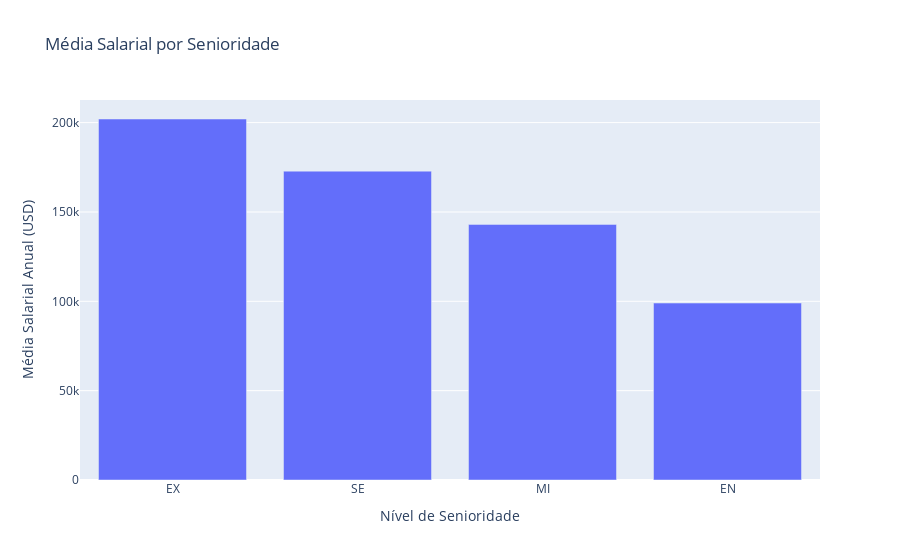

Write notebook code for a chart like this one.
### Code cell
# prompt: Crie um gráfico de média salarial por senioridade em barras usando o plotly

senioridade_media_salario = df_limpo.groupby('experience_level')['salary_in_usd'].mean().sort_values(ascending=False).reset_index()

fig = px.bar(senioridade_media_salario,
             x='experience_level',
             y='salary_in_usd',
             title='Média Salarial por Senioridade',
             labels={'experience_level': 'Nível de Senioridade', 'salary_in_usd': 'Média Salarial Anual (USD)'})

fig.show()

### Figure 1 — Plotly figure (JSON) as saved in the notebook; plotly's stock layout.template omitted (floating-point values rounded to 4 significant figures)
{"data": [{"alignmentgroup": "True", "hovertemplate": "Nível de Senioridade=%{x}<br>Média Salarial Anual (USD)=%{y}<extra></extra>", "legendgroup": "", "marker": {"color": "#636efa", "pattern": {"shape": ""}}, "name": "", "offsetgroup": "", "orientation": "v", "showlegend": false, "textposition": "auto", "type": "bar", "x": ["EX", "SE", "MI", "EN"], "xaxis": "x", "y": [202000.0, 172900.0, 143000.0, 99030.0], "yaxis": "y"}], "layout": {"barmode": "relative", "legend": {"tracegroupgap": 0}, "title": {"text": "Média Salarial por Senioridade"}, "xaxis": {"anchor": "y", "domain": [0, 1], "title": {"text": "Nível de Senioridade"}}, "yaxis": {"anchor": "x", "domain": [0, 1], "title": {"text": "Média Salarial Anual (USD)"}}}}
